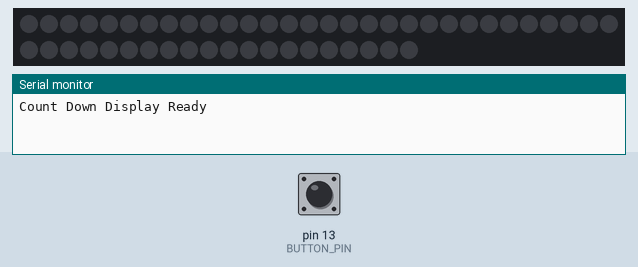
Bench run of a sketch on a simulated Arduino Uno, built with avr-gcc and run on an emulated ATmega328P. Parts: 50 RGB LEDs in strip order, left to right, continuing on the next row, the last lines printed to the serial monitor. Inputs (shaded band) come from the test bench; at power-on: pin 13 (BUTTON_PIN) HIGH. Random numbers use the default seed unless the sketch sets one.

Above: at 4.2 s.
4.3 s: pin 13 (BUTTON_PIN) pulled LOW for 0.15 s
At 4.7 s:
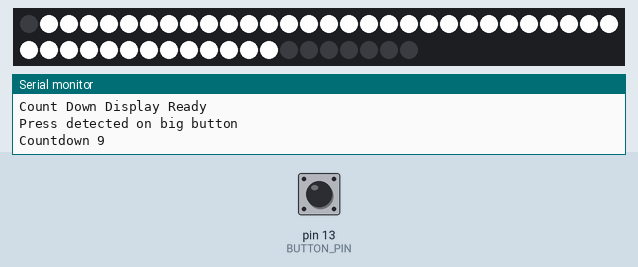
At 14.57 s:
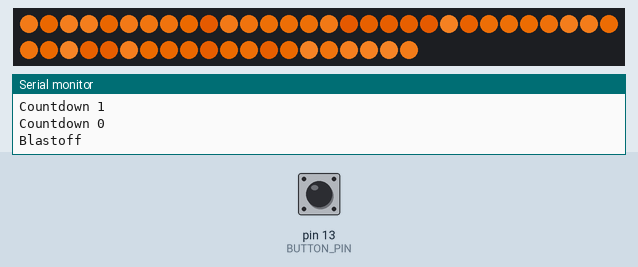
Timing chart, 0 to 15.8 s (numbered marks = the images above; inputs shaded):
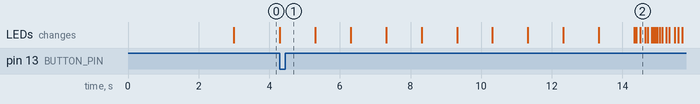

Measured:
- after the input at 4.3 s, the LEDs: change at once (image 1)

The sketch:

count_down_firmware.ino
```cpp
/*
  count down firmware for giant 7 segment display
  Created by Matthew Swarts, July 2023
  designed for use on an Arduino Uno R3 or M0
  uses the Adafruit Neopixel library
*/

#include <Adafruit_NeoPixel.h>
#ifdef __AVR__
 #include <avr/power.h> // Required for 16 MHz Adafruit Trinket
#endif

/* shield pinouts */
#define LED_0_DATA  5
#define LED_0_CLK   3
#define LED_1_DATA  8
#define LED_1_CLK   9
#define LED_2_DATA  A0
#define LED_2_CLK   A4
#define LED_3_DATA  A1
#define LED_3_CLK   A2


#define BUTTON_PIN  13  /* pin 13 is connected to a built-in LED, which might cause an issue; can change to 2, 10,11, or 12 */
#define DATA_PIN    5   /* if using the shield, then likely 5, 8, A0, or A1 */
#define NUM_PIXELS  50
Adafruit_NeoPixel pixels(NUM_PIXELS, DATA_PIN, NEO_GRB + NEO_KHZ800);

uint32_t last_button_state_update = 0;
bool last_button_state = HIGH; //should be high


/*
 * enums for the 7 segments
 */
enum segment_t:uint8_t{
  UpperRightSegment,
  UpperSegment,
  UpperLeftSegment,
  CenterSegment,
  LowerRightSegment,
  LowerSegment,
  LowerLeftSegment
};


/*
 * takes in a segment enum type
 * sets the pixel offset since they're all 7 pixels wide
 *  and they're in a linear sequence
 * sets those 7 pixels to white
 * assumes you have already cleared all leds to black before adding these segments
 */
void setSegment(segment_t segment){
  int pixel_offset;

  switch(segment){
    case UpperRightSegment:
      pixel_offset = 1;
      break;
    case UpperSegment:
      pixel_offset = 8;
      break;
    case UpperLeftSegment:
      pixel_offset = 15;
      break;
    case CenterSegment:
      pixel_offset = 22;
      break;
    case LowerRightSegment:
      pixel_offset = 29;
      break;
    case LowerSegment:
      pixel_offset = 36;
      break;
    case LowerLeftSegment:
      pixel_offset = 43;
      break;

    default:
    return; //exit the function since this isn't a valid segment id
    break;
  }
  for(int i=0; i<7; i++) { // For each pixel...
     pixels.setPixelColor(i+pixel_offset, pixels.Color(255, 255, 255)); //set pixels to white
  }
}


/*
 * should only be 0-9
 * assumes you have already cleared all leds to zero/black before this
 */
void setNumber(int num){
  switch(num){
    case 0:
      setSegment(UpperRightSegment);
      setSegment(UpperSegment);
      setSegment(UpperLeftSegment);
      //setSegment(CenterSegment);
      setSegment(LowerRightSegment);
      setSegment(LowerSegment);
      setSegment(LowerLeftSegment);
      break;
    case 1:
      setSegment(UpperRightSegment);
      //setSegment(UpperSegment);
      //setSegment(UpperLeftSegment);
      //setSegment(CenterSegment);
      setSegment(LowerRightSegment);
      //setSegment(LowerSegment);
      //setSegment(LowerLeftSegment);
      break;
    case 2:
      setSegment(UpperRightSegment);
      setSegment(UpperSegment);
      //setSegment(UpperLeftSegment);
      setSegment(CenterSegment);
      //setSegment(LowerRightSegment);
      setSegment(LowerSegment);
      setSegment(LowerLeftSegment);
      break;
    case 3:
      setSegment(UpperRightSegment);
      setSegment(UpperSegment);
      //setSegment(UpperLeftSegment);
      setSegment(CenterSegment);
      setSegment(LowerRightSegment);
      setSegment(LowerSegment);
      //setSegment(LowerLeftSegment);
      break;
    case 4:
      setSegment(UpperRightSegment);
      //setSegment(UpperSegment);
      setSegment(UpperLeftSegment);
      setSegment(CenterSegment);
      setSegment(LowerRightSegment);
      //setSegment(LowerSegment);
      //setSegment(LowerLeftSegment);
      break;
    case 5:
      //setSegment(UpperRightSegment);
      setSegment(UpperSegment);
      setSegment(UpperLeftSegment);
      setSegment(CenterSegment);
      setSegment(LowerRightSegment);
      setSegment(LowerSegment);
      //setSegment(LowerLeftSegment);
      break;
    case 6:
      //setSegment(UpperRightSegment);
      setSegment(UpperSegment);
      setSegment(UpperLeftSegment);
      setSegment(CenterSegment);
      setSegment(LowerRightSegment);
      setSegment(LowerSegment);
      setSegment(LowerLeftSegment);
      break;
    case 7:
      setSegment(UpperRightSegment);
      setSegment(UpperSegment);
      //setSegment(UpperLeftSegment);
      //setSegment(CenterSegment);
      setSegment(LowerRightSegment);
      //setSegment(LowerSegment);
      //setSegment(LowerLeftSegment);
      break;
    case 8:
      setSegment(UpperRightSegment);
      setSegment(UpperSegment);
      setSegment(UpperLeftSegment);
      setSegment(CenterSegment);
      setSegment(LowerRightSegment);
      setSegment(LowerSegment);
      setSegment(LowerLeftSegment);
      break;
    case 9:
      setSegment(UpperRightSegment);
      setSegment(UpperSegment);
      setSegment(UpperLeftSegment);
      setSegment(CenterSegment);
      setSegment(LowerRightSegment);
      setSegment(LowerSegment);
      //setSegment(LowerLeftSegment);
      break;
    default:
      //do nothing
      break;
  }
}


/*
 * this should flicker with an orange flame
 * this does NOT clear the pixels to zero/black when it is done
 */
void flicker(uint32_t duration_millis=5000){

  uint32_t start_millis = millis();

  while(millis()-start_millis<duration_millis){

    //  Uncomment one of these RGB (Red, Green, Blue) values to
    //  set the base color of the flame.  The color will flickr
    //  based on the initial base color

    //  Regular (orange) flame:
      int r = 226, g = 121, b = 35;

    //  Purple flame:
    //  int r = 158, g = 8, b = 148;

    //  Green flame:
    //int r = 74, g = 150, b = 12;

    //  Flicker, based on our initial RGB values
    for(int i=0; i<pixels.numPixels(); i++) {
      int flicker = random(0,55);
      int r1 = r-flicker;
      int g1 = g-flicker;
      int b1 = b-flicker;
      if(g1<0) g1=0;
      if(r1<0) r1=0;
      if(b1<0) b1=0;
      pixels.setPixelColor(i,r1,g1, b1);
    }
    pixels.show();

    //  Adjust the delay here, if you'd like.  Right now, it randomizes the
    //  color switch delay to give a sense of realism
    delay(random(10,113));
  }
}


/*
 * counts down from 9 to 0; can't do 10 unfortunately
 * this is blocking code
 * does a flicker of flames at the end
 * abruptly stops after the flames; could be coded to fade out
 */
void countDown(){
  for(int i=9;i>=0;i--){
    pixels.clear(); // Set all pixel colors to 'off'
    setNumber(i);   //set the white pixels
    pixels.show();  //actually load the pixel value data
    Serial.print("Countdown ");
    Serial.println(i,DEC);
    delay(1000);    //wait 1 second
  }
  Serial.println("Blastoff");
  flicker(5000); //flicker for 5 seconds
  pixels.clear(); // Set all pixel colors to 'off'
  Serial.println("Reset. Scanning for big button press");
}


/*
 * checks the button state with hysteresis
 */
void checkButtonState(){
  bool curr_button_state = digitalRead(BUTTON_PIN); //get current button state
  if(last_button_state != curr_button_state){ //there is a change in state
    last_button_state = curr_button_state;
    if(curr_button_state == LOW){ //we have a press
      Serial.println("Press detected on big button");
      countDown();
    }else{ //we have a release
      Serial.println("Release detected on big button");
      //do nothing
    }
  }
}


void setup() {
  delay(3000); // 3 second delay for recovery
  Serial.begin(9600);

  pinMode(BUTTON_PIN,INPUT_PULLUP); //pull pin 13 high with internal pullup

  pixels.begin(); // INITIALIZE NeoPixel strip object (REQUIRED)
  pixels.clear(); // Set all pixel colors to 'off'

  Serial.println("Count Down Display Ready");
}

void loop()
{
  if(millis()-last_button_state_update>5){ //scan at ~200Hz
    checkButtonState();
  }
}
```
